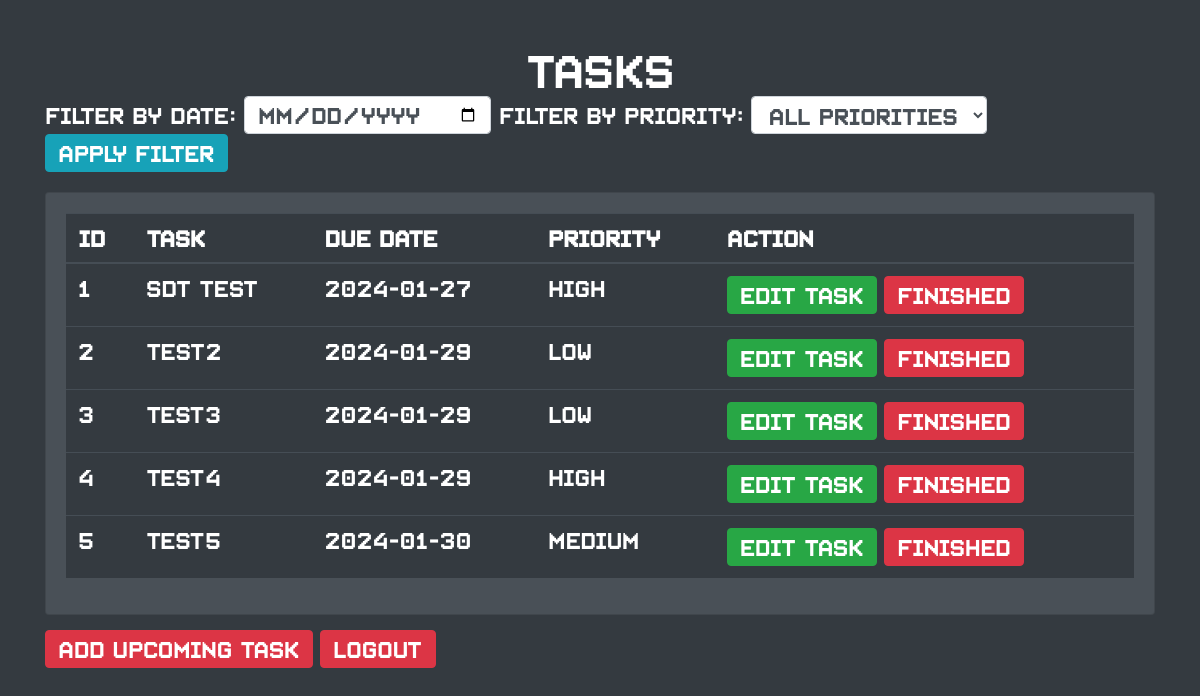
The page /index.php (signed in) on the database its author committed.
### tables this page shows
CREATE TABLE `task` (
  `task_id` int(11) NOT NULL,
  `task_desc` varchar(1000) NOT NULL,
  `task_due` date NOT NULL,
  `priority` varchar(255) DEFAULT 'N/A',
  `user_id` int(11) NOT NULL
);

### read.php (the view, shortened to what this page needs)
<?php
include 'db.php';
$user_id = isset($_SESSION['user_id']) ? $_SESSION['user_id'] : null;
if ($user_id) {
    $sql = "SELECT * FROM task WHERE user_id = '$user_id'";
    $sql .= " ORDER BY task_id ASC";
    $results = $conn->query($sql);
    if ($results->num_rows > 0) {
        $taskNumber = 1;
        while ($row = $results->fetch_assoc()) {
            echo "<tr>";
            echo "<td>" . $taskNumber . "</td>";
            echo "<td>" . $row['task_desc'] . "</td>";
            echo "<td>" . $row['task_due'] . "</td>";
            $priority = isset($row['priority']) ? $row['priority'] : 'N/A';
            echo "<td>" . $priority . "</td>";
            echo "<td>
                    <a href='update_form.php?id=" . $row['task_id'] . "' class='btn btn-success'>Edit Task </a>
                    <a href='delete.php?id=" . $row['task_id'] . "' class='btn btn-danger'> Finished </a>
                </td>";
            echo "</tr>";
            $taskNumber++;
        }
    } else {
        echo "No tasks found";
    }
} else {
    echo "User not logged in.";
}
?>

### header.php (shortened to what this page needs)
<!DOCTYPE html>
<html lang="en">
<head>
    <link rel="stylesheet" href="https://stackpath.bootstrapcdn.com/bootstrap/4.5.2/css/bootstrap.min.css">
</head>

### index.php (shortened to what this page needs)
<?php include 'header.php'; ?>
<body>
    <div class="container">
        <h1>Tasks</h1>
        <form method="get" action="index.php" class="form-inline mb-2">
            <div class="form-group mr-2">
                <label for="filterDate" class="text-white mr-2">Filter by Date:</label>
                <input type="date" name="filter_date" id="filterDate" class="form-control" value="<?php echo isset($_GET['filter_date']) ? $_GET['filter_date'] : ''; ?>">
            </div>
            <div class="form-group mr-2">
                <label for="filterPriority" class="text-white mr-2">Filter by Priority:</label>
                <select name="filter_priority" id="filterPriority" class="form-control">
                    <option value="">All Priorities</option>
                </select>
            </div>
            <button type="submit" class="btn btn-info">Apply Filter</button>
        </form>
        <div class="card">
            <div class="card-body">
                <table class="table table-dark">
                    <thead>
                        <tr>
                            <th>ID</th>
                            <th>Task</th>
                            <th>Due Date</th>
                            <th>Priority</th>
                            <th>Action</th>
                        </tr>
                    </thead>
                    <tbody>
                        <?php
                        include 'read.php';
                        ?>
                    </tbody>
                </table>
            </div>
        </div>
        <a href="create_form.php" class="btn btn-danger btn-add-task">Add Upcoming Task</a>
        <a href="logout.php" class="btn btn-danger btn-logout">Logout</a>
    </div>
</body>
</html>

### header.php (style rules this page uses)
body { background-color: #343a40; color: #ffffff; }
h1 { text-align: center; color: #ffffff; font-size: xx-large; }
body { font-family: 'PixCon', sans-serif; }
.container { margin-top: 50px; }
.card { margin-top: 20px; background-color: #495057; color: #ffffff; }
.btn-add-task, .btn-logout { margin-top: 15px; }

### rows shown on the page
task: task_desc "SDT TEst", task_due "2024-01-27", priority "High"
task: task_desc "TEST2", task_due "2024-01-29", priority "Low"
task: task_desc "test3", task_due "2024-01-29", priority "Low"
task: task_desc "test4", task_due "2024-01-29", priority "High"
task: task_desc "test5", task_due "2024-01-30", priority "Medium"
